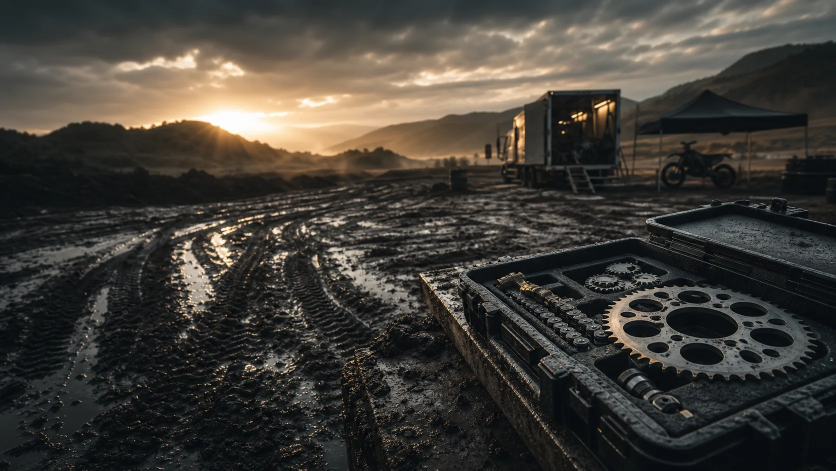
#> input picture assets/images/field-test.webp, 1672 x 941 px, given in place of sprocket-video.png, which was not available (shown at 1/2 size)
$ python generate-sprocket-video.py
#> lines starting #> are read from the running program, lines starting #| are printed output that depends on the picture; pictures that were not available may be replaced by others from this repository, and a replacement may not be noted
"""Generate the 15-second kinetic sprocket teaser used by the product page."""

from __future__ import annotations

import argparse
import math
import shutil
import subprocess
import tempfile
from pathlib import Path

from PIL import Image, ImageDraw, ImageOps

try:
    import imageio_ffmpeg
except ImportError as exc:
    raise SystemExit("Install imageio-ffmpeg before running this generator.") from exc


ROOT = Path(__file__).resolve().parents[1]
DEFAULT_SOURCE = ROOT / "assets/products/sprocket-editorial/LBG_R_Mark_III.pdf"
DEFAULT_OUTPUT = ROOT / "assets/products/sprocket-editorial/sprocket-motion-15s.mp4"


# [48 lines left out: function build_frame, not called in this run]


def load_source(source_path: Path) -> Image.Image:
    if source_path.suffix.lower() != ".pdf":
        source = Image.open(source_path).convert("RGBA")
    else:
        renderer = shutil.which("pdftocairo")
        if not renderer:
            raise SystemExit("pdftocairo is required to render a Fusion PDF video source.")
        with tempfile.TemporaryDirectory() as temp_dir:
            base = Path(temp_dir) / "sprocket-video"
            subprocess.run(
                [renderer, "-png", "-r", "600", "-singlefile", str(source_path), str(base)],
                check=True,
                capture_output=True,
            )
#> (this line was passed over: subprocess is not available in this run)
            raster = Image.open(base.with_suffix(".png")).convert("RGB")
#> raster is the input picture: PIL image 1672x941 RGB; mean R, G, B 65.1, 62, 56
            luminance = ImageOps.grayscale(raster)
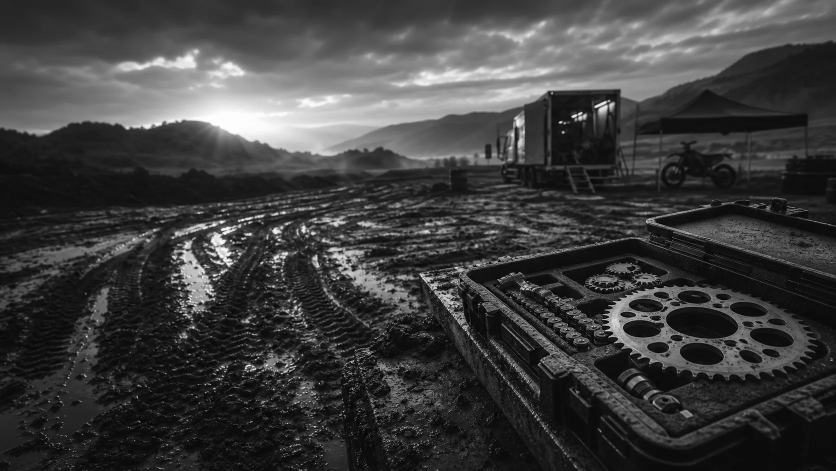
#> luminance: PIL image 1672x941 L (shown at 1/2 size); min 0, max 255, mean 62.3
            alpha = luminance.point(lambda value: 255 - value)
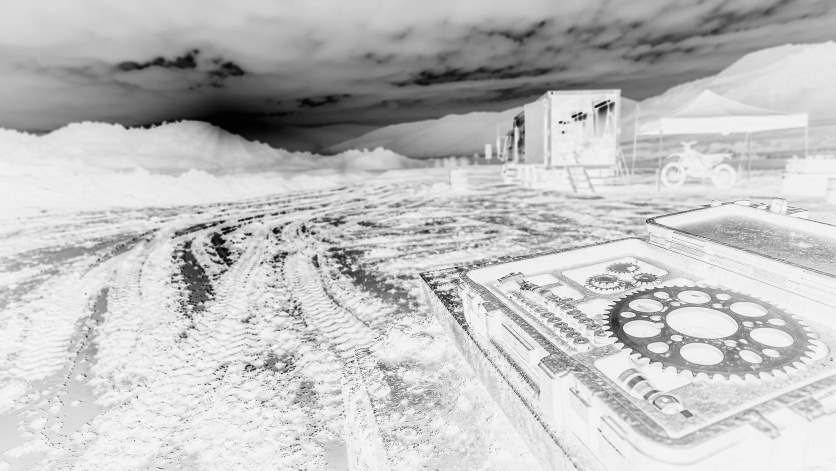
#> alpha: PIL image 1672x941 L (shown at 1/2 size); min 0, max 255, mean 192.7
            source = Image.new("RGBA", raster.size, (18, 18, 18, 0))
            source.putalpha(alpha)

    alpha_box = source.getchannel("A").getbbox()
#> alpha_box = (0, 0, 1672, 941)
    return source.crop(alpha_box) if alpha_box else source


def generate(source_path: Path, output_path: Path, duration: int = 15, fps: int = 24) -> None:
    size = (1280, 720)
    source = load_source(source_path)

    output_path.parent.mkdir(parents=True, exist_ok=True)
    frame_count = duration * fps
    writer = imageio_ffmpeg.write_frames(
        str(output_path),
        size,
        fps=fps,
        codec="libx264",
        pix_fmt_in="rgb24",
        pix_fmt_out="yuv420p",
        quality=7,
        macro_block_size=16,
        ffmpeg_log_level="warning",
        output_params=["-movflags", "+faststart"],
    )
    writer.send(None)
    try:
        for frame in range(frame_count):
            image = build_frame(source, frame, frame_count, size)
            writer.send(image.tobytes())
    finally:
        writer.close()


def main() -> None:
    parser = argparse.ArgumentParser()
    parser.add_argument("--source", type=Path, default=DEFAULT_SOURCE)
    parser.add_argument("--output", type=Path, default=DEFAULT_OUTPUT)
    args = parser.parse_args()
    generate(args.source.resolve(), args.output.resolve())
#> (the call stopped at in generate, `writer = imageio_ffmpeg.write_frames( str(output_path), size, fps=fps,..`: imageio_ffmpeg is not available in this run)


if __name__ == "__main__":
    main()

$ run again, on assets/images/hero-test-rig.webp
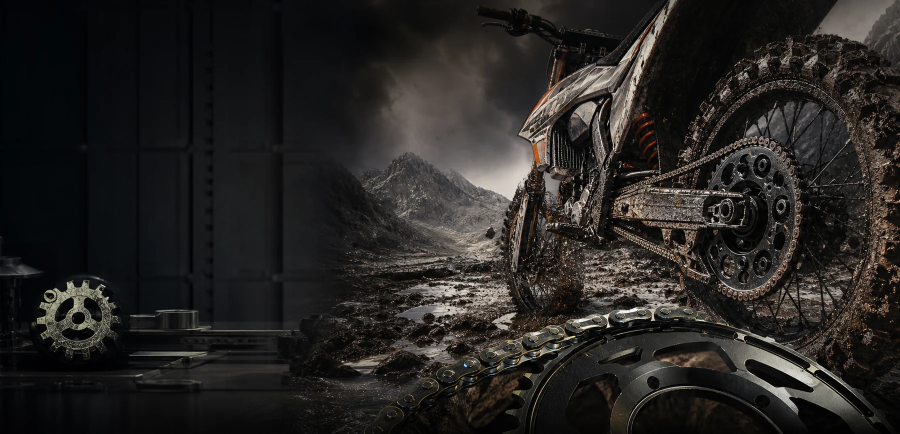
#> input picture assets/images/hero-test-rig.webp, 1800 x 868 px, given in place of sprocket-video.png, which was not available (shown at 1/2 size)
#> in load_source, raster is the input picture: PIL image 1800x868 RGB; mean R, G, B 38.3, 36.4, 34.4
#> in load_source, `alpha = luminance.point(lambda value: 255 - value)`:
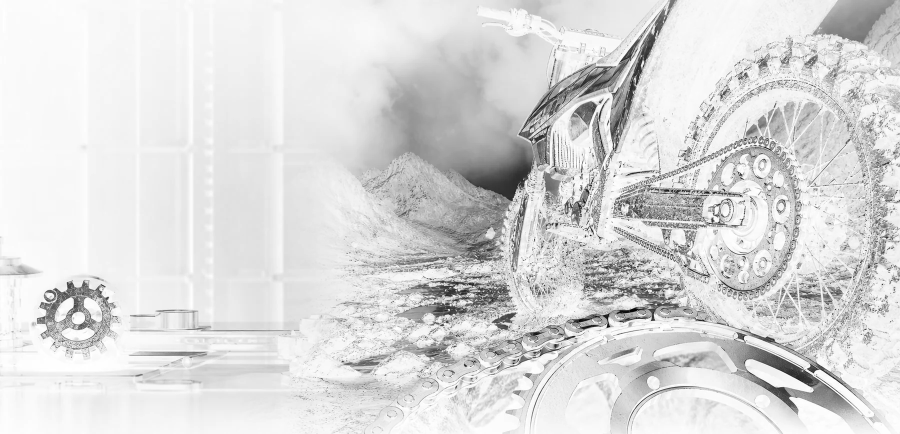
#> alpha: PIL image 1800x868 L (shown at 1/2 size); min 0, max 255, mean 218.2
#> in load_source, `source.putalpha(alpha)`:
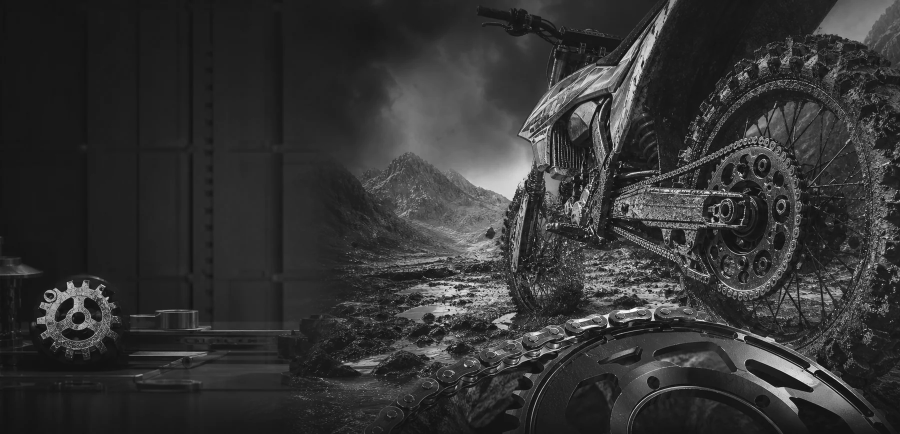
#> source: PIL image 1800x868 RGBA (shown at 1/2 size); mean R, G, B, A 18, 18, 18, 218.2; transparent parts drawn white
#> alpha_box = (0, 0, 1800, 868)
